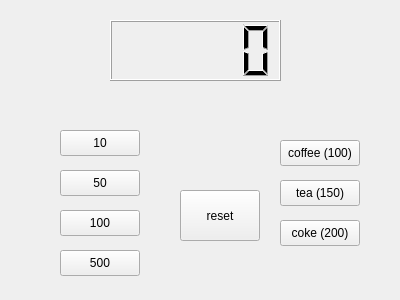
<?xml version="1.0" encoding="UTF-8"?>
<ui version="4.0">
 <class>Widget</class>
 <widget class="QWidget" name="Widget">
  <property name="geometry">
   <rect>
    <x>0</x>
    <y>0</y>
    <width>400</width>
    <height>300</height>
   </rect>
  </property>
  <property name="windowTitle">
   <string>Widget</string>
  </property>
  <widget class="QLCDNumber" name="lcdNumber">
   <property name="geometry">
    <rect>
     <x>110</x>
     <y>20</y>
     <width>171</width>
     <height>61</height>
    </rect>
   </property>
  </widget>
  <widget class="QPushButton" name="pb10">
   <property name="geometry">
    <rect>
     <x>60</x>
     <y>130</y>
     <width>80</width>
     <height>26</height>
    </rect>
   </property>
   <property name="text">
    <string>10</string>
   </property>
  </widget>
  <widget class="QPushButton" name="pb100">
   <property name="geometry">
    <rect>
     <x>60</x>
     <y>210</y>
     <width>80</width>
     <height>26</height>
    </rect>
   </property>
   <property name="text">
    <string>100</string>
   </property>
  </widget>
  <widget class="QPushButton" name="pb50">
   <property name="geometry">
    <rect>
     <x>60</x>
     <y>170</y>
     <width>80</width>
     <height>26</height>
    </rect>
   </property>
   <property name="text">
    <string>50</string>
   </property>
  </widget>
  <widget class="QPushButton" name="pb500">
   <property name="geometry">
    <rect>
     <x>60</x>
     <y>250</y>
     <width>80</width>
     <height>26</height>
    </rect>
   </property>
   <property name="text">
    <string>500</string>
   </property>
  </widget>
  <widget class="QPushButton" name="PbCoffee">
   <property name="geometry">
    <rect>
     <x>280</x>
     <y>140</y>
     <width>80</width>
     <height>26</height>
    </rect>
   </property>
   <property name="text">
    <string>coffee (100)</string>
   </property>
  </widget>
  <widget class="QPushButton" name="Pbtea">
   <property name="geometry">
    <rect>
     <x>280</x>
     <y>180</y>
     <width>80</width>
     <height>26</height>
    </rect>
   </property>
   <property name="text">
    <string>tea (150)</string>
   </property>
  </widget>
  <widget class="QPushButton" name="Pbcoke">
   <property name="geometry">
    <rect>
     <x>280</x>
     <y>220</y>
     <width>80</width>
     <height>26</height>
    </rect>
   </property>
   <property name="text">
    <string>coke (200)</string>
   </property>
  </widget>
  <widget class="QPushButton" name="pushButton">
   <property name="geometry">
    <rect>
     <x>180</x>
     <y>190</y>
     <width>80</width>
     <height>51</height>
    </rect>
   </property>
   <property name="text">
    <string>reset</string>
   </property>
  </widget>
 </widget>
 <layoutdefault spacing="6" margin="11"/>
 <resources/>
 <connections/>
</ui>
